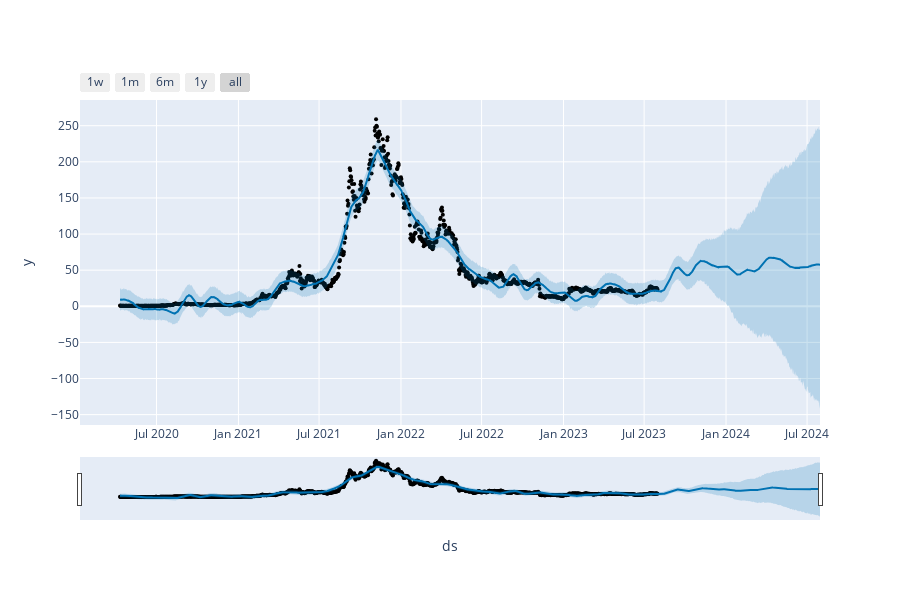

Notebook cell for this chart:
### Code cell
plot_plotly(model_p ,forecast)

### Figure 1 — Plotly figure (JSON) as saved in the notebook; plotly's stock layout.template omitted (floating-point values rounded to 4 significant figures; data arrays with more than 128 entries replaced by an {"elided": "..."} marker saying what was removed)
{"data": [{"marker": {"color": "black", "size": 4}, "mode": "markers", "name": "Actual", "type": "scatter", "x": {"elided": "1208 str values"}, "y": {"elided": "1208 float values"}}, {"hoverinfo": "skip", "line": {"width": 0}, "mode": "lines", "type": "scatter", "x": {"elided": "1573 str values"}, "y": {"elided": "1573 float values"}}, {"fill": "tonexty", "fillcolor": "rgba(0, 114, 178, 0.2)", "line": {"color": "#0072B2", "width": 2}, "mode": "lines", "name": "Predicted", "type": "scatter", "x": {"elided": "1573 str values"}, "y": {"elided": "1573 float values"}}, {"fill": "tonexty", "fillcolor": "rgba(0, 114, 178, 0.2)", "hoverinfo": "skip", "line": {"width": 0}, "mode": "lines", "type": "scatter", "x": {"elided": "1573 str values"}, "y": {"elided": "1573 float values"}}], "layout": {"height": 600, "showlegend": false, "width": 900, "xaxis": {"rangeselector": {"buttons": [{"count": 7, "label": "1w", "step": "day", "stepmode": "backward"}, {"count": 1, "label": "1m", "step": "month", "stepmode": "backward"}, {"count": 6, "label": "6m", "step": "month", "stepmode": "backward"}, {"count": 1, "label": "1y", "step": "year", "stepmode": "backward"}, {"step": "all"}]}, "rangeslider": {"visible": true}, "title": {"text": "ds"}, "type": "date"}, "yaxis": {"title": {"text": "y"}}}}
